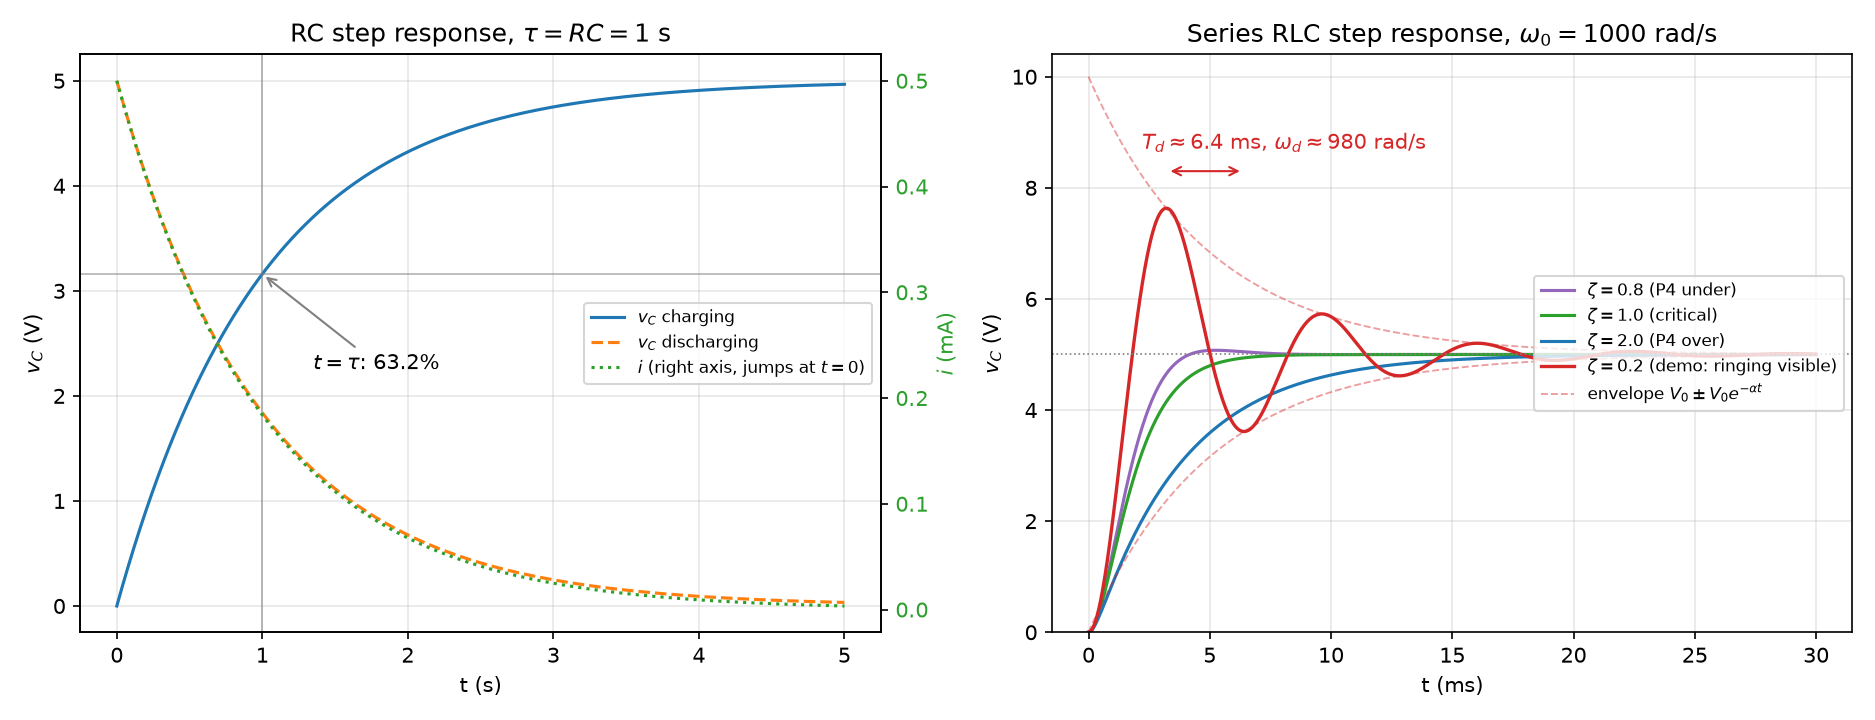

Recreate this plot in Python.
# ============================================================
# Week 1 Day 3 - Dynamic systems and circuit ODEs
# ------------------------------------------------------------
# Simulates:
#   Part 1: RC step response (charging + discharging)
#   Part 2: Series RLC step response, three damping regimes
#           (over-damped / critically damped / under-damped),
#           plus one extra low-resistance demo case that makes
#           the under-damped ringing clearly visible.
#
# The analytical formulas from the lesson are cross-checked against
# a numerical ODE solution (scipy.integrate.solve_ivp).
#
# Lesson formulas used:
#   RC charging:    v_C(t) = V0 * (1 - exp(-t/tau)),  tau = R*C
#                   i(t)   = (V0/R) * exp(-t/tau)
#   RC discharging: v_C(t) = V0 * exp(-t/tau)
#   Series RLC:     L*C*v_C'' + R*C*v_C' + v_C = V0
#                   alpha  = R/(2L)
#                   omega0 = 1/sqrt(L*C)
#                   zeta   = alpha/omega0  (zeta < 1 -> rings at omega_d,
#                                           damped by exp(-alpha*t))
# ============================================================

import numpy as np
import matplotlib.pyplot as plt
from scipy.integrate import solve_ivp

# ============================================================
# Part 1: RC circuit (same numbers as exercise P1)
# ODE: R*C * dv_C/dt + v_C = V0,  v_C(0) = 0
# ============================================================

V0 = 5.0                 # V, step amplitude
R_rc = 10e3              # ohm
C_rc = 100e-6            # F
tau_rc = R_rc * C_rc     # time constant, s

t1 = np.linspace(0.0, 5.0 * tau_rc, 1000)
v_charge = V0 * (1.0 - np.exp(-t1 / tau_rc))
v_discharge = V0 * np.exp(-t1 / tau_rc)      # capacitor initially at V0, source removed
i_charge = (V0 / R_rc) * np.exp(-t1 / tau_rc)

print("=== RC circuit ===")
print(f"tau = R*C           = {tau_rc:.3f} s")
print(f"v_C(tau)            = {V0 * (1.0 - np.exp(-1.0)):.3f} V  = 63.2% of V0")
print(f"v_C(5*tau)          = {V0 * (1.0 - np.exp(-5.0)):.4f} V  -> settled (>99%)")
print(f"i(0+)               = {V0 / R_rc:.3e} A  (current jumps; v_C stays continuous)")

# Numerical cross-check of the RC ODE with solve_ivp
def rc_ode(t, y):
    # y[0] = v_C; from the ODE: dv_C/dt = (V0 - v_C) / (R*C)
    return [(V0 - y[0]) / (R_rc * C_rc)]

sol_rc = solve_ivp(rc_ode, (t1[0], t1[-1]), [0.0], t_eval=t1, rtol=1e-9, atol=1e-12)
err_rc = np.max(np.abs(sol_rc.y[0] - v_charge))
print(f"max |analytic - numeric| = {err_rc:.2e} V  (formula verified)")

# ============================================================
# Part 2: Series RLC circuit (L, C from exercise P4)
# ============================================================

V0_2 = 5.0               # V, step amplitude
L = 10e-3                # H
C2 = 100e-6              # F
omega0 = 1.0 / np.sqrt(L * C2)

t2 = np.linspace(0.0, 0.03, 2000)    # 30 ms covers all cases


def rlc_step_response(t, R):
    """Analytical step response v_C(t), with v_C(0)=0, i(0)=0."""
    alpha = R / (2.0 * L)
    zeta = alpha / omega0
    if zeta < 1.0 - 1e-9:
        w_d = np.sqrt(omega0 ** 2 - alpha ** 2)
        v = V0_2 * (1.0 - np.exp(-alpha * t) *
                    (np.cos(w_d * t) + (alpha / w_d) * np.sin(w_d * t)))
        info = f"under-damped, omega_d = {w_d:.1f} rad/s"
    elif abs(zeta - 1.0) <= 1e-9:
        w_d = 0.0
        v = V0_2 * (1.0 - np.exp(-alpha * t) * (1.0 + alpha * t))
        info = "critically damped"
    else:
        w_d = 0.0
        s1 = -alpha + np.sqrt(alpha ** 2 - omega0 ** 2)   # slow pole
        s2 = -alpha - np.sqrt(alpha ** 2 - omega0 ** 2)   # fast pole
        A = -V0_2 * s2 / (s2 - s1)
        B = V0_2 * s1 / (s2 - s1)
        v = V0_2 + A * np.exp(s1 * t) + B * np.exp(s2 * t)
        info = f"over-damped, poles = {s1:.1f}, {s2:.1f} s^-1"
    return v, alpha, zeta, w_d, info


def rlc_ode(t, y, R):
    # y[0] = v_C, y[1] = i
    # dv_C/dt = i/C ;  di/dt = (V0 - v_C - R*i)/L   (from KVL)
    return [y[1] / C2, (V0_2 - y[0] - R * y[1]) / L]


def check_case(t, R, tag):
    v, alpha, zeta, w_d, info = rlc_step_response(t, R)
    overshoot = (np.max(v) / V0_2 - 1.0) * 100.0
    sol = solve_ivp(rlc_ode, (t[0], t[-1]), [0.0, 0.0],
                    args=(R,), t_eval=t, rtol=1e-9, atol=1e-12)
    err = np.max(np.abs(sol.y[0] - v))
    print(f"{tag} R = {R:5.1f} ohm: alpha = {alpha:7.1f} s^-1, zeta = {zeta:4.2f} | "
          f"{info} | overshoot = {overshoot:5.2f}% | num. err = {err:.2e} V")
    return v, alpha, zeta, w_d, info


print(f"\n=== Series RLC: L = {L * 1e3:.0f} mH, C = {C2 * 1e6:.0f} uF, "
      f"omega0 = {omega0:.1f} rad/s ===")

# the three exercise-P4 cases
v_u, a_u, z_u, wd_u, _ = check_case(t2, 16.0, "[P4]")
v_c, a_c, z_c, wd_c, _ = check_case(t2, 20.0, "[P4]")
v_o, a_o, z_o, wd_o, _ = check_case(t2, 40.0, "[P4]")

# extra demo case: small R -> light damping -> visible ringing
# (Day-1 oscillation multiplied by the Q1 exponential envelope)
v_d, a_d, z_d, wd_d, _ = check_case(t2, 4.0, "[demo]")
T_d = 2.0 * np.pi / wd_d
print(f"[demo] ringing period T_d = 2*pi/omega_d = {1e3 * T_d:.2f} ms "
      f"(peaks of the step response sit at n*pi/omega_d)")

# ============================================================
# Part 3: Plots
# ============================================================

fig, (ax1, ax2) = plt.subplots(1, 2, figsize=(12.5, 4.8))

# --- Panel 1: RC ---
l1, = ax1.plot(t1, v_charge, color="tab:blue", label=r"$v_C$ charging")
l2, = ax1.plot(t1, v_discharge, "--", color="tab:orange", label=r"$v_C$ discharging")
ax1.axvline(tau_rc, color="grey", lw=0.8, alpha=0.6)
ax1.axhline(V0 * (1.0 - np.exp(-1.0)), color="grey", lw=0.8, alpha=0.6)
ax1.annotate(r"$t = \tau$: 63.2%", xy=(tau_rc, V0 * 0.632), xytext=(1.35 * tau_rc, 0.45 * V0),
             arrowprops=dict(arrowstyle="->", color="grey"))
ax1b = ax1.twinx()
l3, = ax1b.plot(1e3 * 0 + t1, 1e3 * i_charge, ":", color="tab:green",
                label=r"$i$ (right axis, jumps at $t=0$)")
ax1b.set_ylabel(r"$i$ (mA)", color="tab:green")
ax1b.tick_params(axis="y", labelcolor="tab:green")
ax1.legend(handles=[l1, l2, l3], loc="center right", fontsize=8)
ax1.set_xlabel("t (s)")
ax1.set_ylabel(r"$v_C$ (V)")
ax1.set_title(r"RC step response, $\tau = RC = 1$ s")
ax1.grid(alpha=0.3)

# --- Panel 2: RLC ---
ms = 1e3 * t2    # time axis in ms
ax2.plot(ms, v_u, color="tab:purple", label=rf"$\zeta = {z_u:.1f}$ (P4 under)")
ax2.plot(ms, v_c, color="tab:green", label=rf"$\zeta = {z_c:.1f}$ (critical)")
ax2.plot(ms, v_o, color="tab:blue", label=rf"$\zeta = {z_o:.1f}$ (P4 over)")
ax2.plot(ms, v_d, color="tab:red", lw=1.6,
         label=rf"$\zeta = {z_d:.1f}$ (demo: ringing visible)")
env = V0_2 * np.exp(-a_d * t2)
ax2.plot(ms, V0_2 + env, "--", color="tab:red", lw=0.9, alpha=0.45)
ax2.plot(ms, V0_2 - env, "--", color="tab:red", lw=0.9, alpha=0.45,
         label=r"envelope $V_0 \pm V_0 e^{-\alpha t}$")
ax2.axhline(V0_2, color="grey", lw=0.8, ls=":")
# mark one ringing period of the demo curve (peaks at t = n*pi/omega_d)
t_p1 = 1e3 * np.pi / wd_d
t_p2 = 1e3 * 2.0 * np.pi / wd_d
ax2.annotate("", xy=(t_p2, 8.3), xytext=(t_p1, 8.3),
             arrowprops=dict(arrowstyle="<->", color="tab:red"))
ax2.text(0.5 * (t_p1 + t_p2) - 2.6, 8.7, rf"$T_d \approx {1e3 * T_d:.1f}$ ms, "
         rf"$\omega_d \approx {wd_d:.0f}$ rad/s", color="tab:red")
ax2.set_xlabel("t (ms)")
ax2.set_ylabel(r"$v_C$ (V)")
ax2.set_ylim(0.0, 10.4)
ax2.set_title(r"Series RLC step response, $\omega_0 = 1000$ rad/s")
ax2.legend(loc="center right", fontsize=8)
ax2.grid(alpha=0.3)

plt.tight_layout()
plt.savefig("circuit_ode_sim.png", dpi=150)
plt.show()

# ============================================================
# Part 4: Take-home interpretation
# ============================================================
print("\n=== Interpretation ===")
print("1. tau sets the whole timescale of a first-order circuit: 63% at tau, >99% at 5*tau.")
print("2. v_C is continuous (0 at t=0+) while i jumps to V0/R: 'no jump' = continuity,")
print("   the derivative may still jump.")
print("3. Same ODE shape in RC and RL: only tau changes (R*C vs L/R).")
print("4. zeta decides the RLC regime. zeta = 0.8 (P4) already rings only ~1.5%,")
print("   so it looks almost like critical; the zeta = 0.2 demo shows what real")
print("   ringing looks like: oscillation at omega_d < omega0 inside the envelope")
print("   exp(-alpha*t)  (Day-1 oscillation x Q1 exponential decay).")
print("5. solve_ivp reproduces the analytical formulas to ~1e-9 V: the ODE model and")
print("   the closed-form solution agree, so both can be trusted.")
